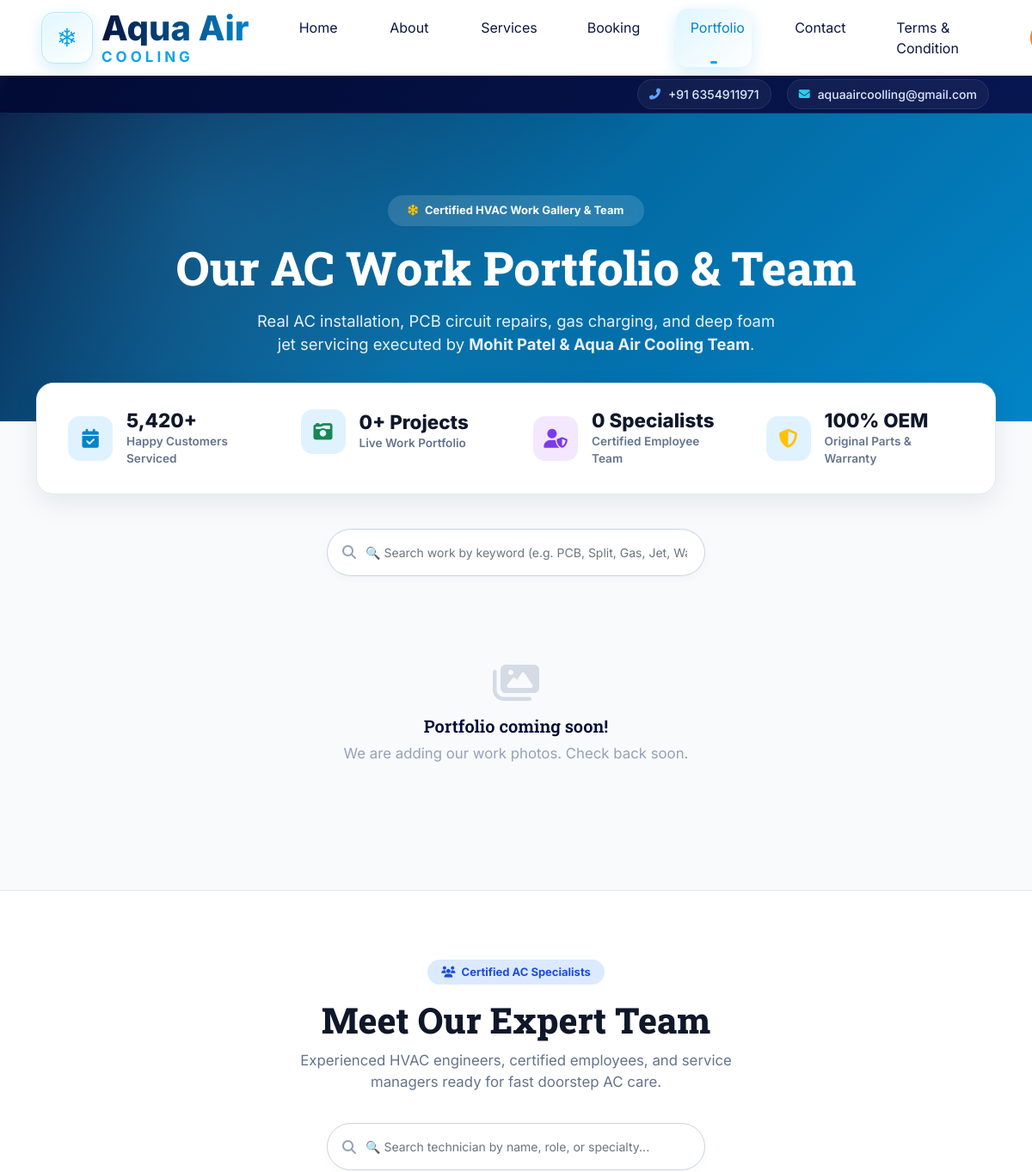
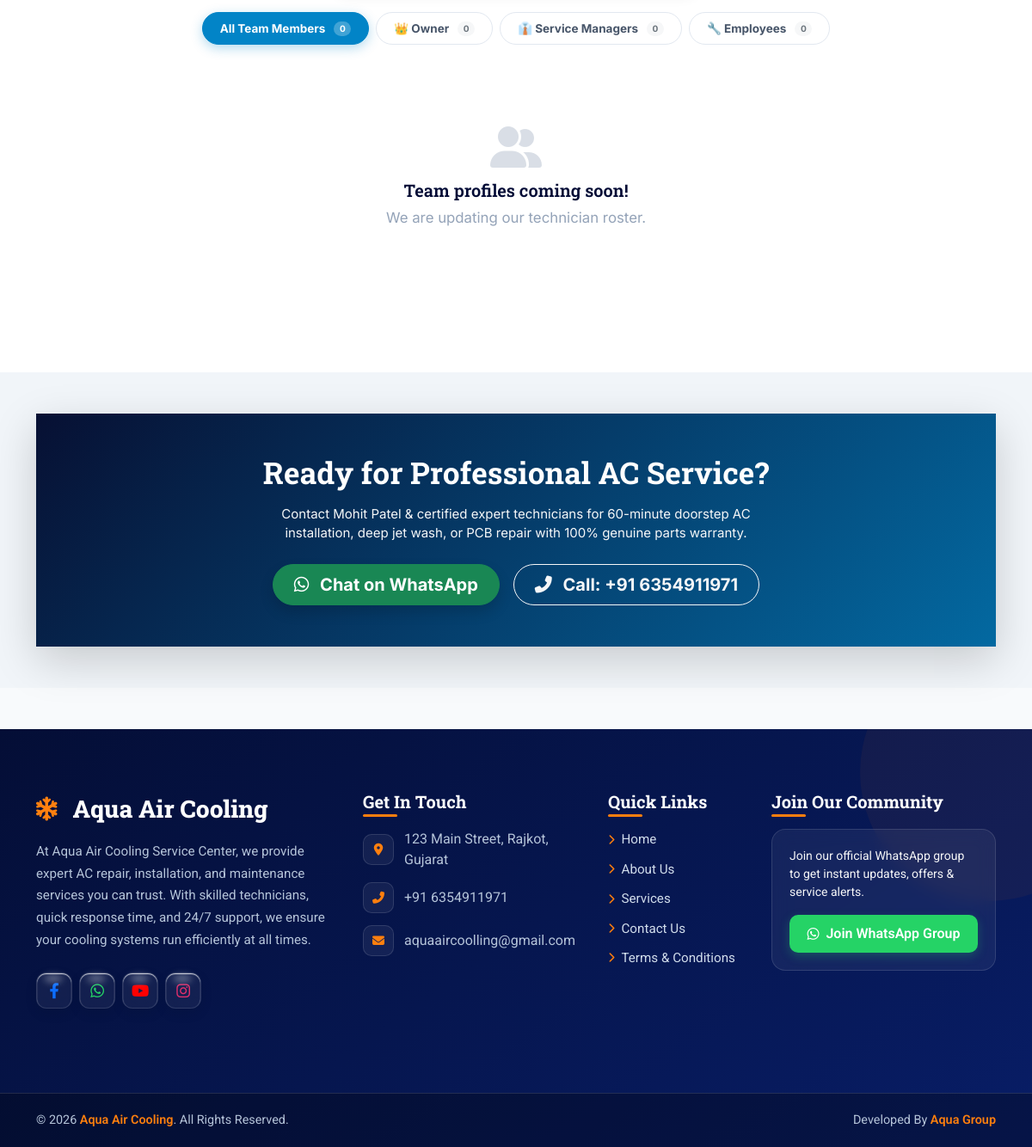
Screenshot of /portfolio.php with the database file from the repository (2 pictures, top to bottom).
### tables this page shows
CREATE TABLE IF NOT EXISTS `contact_info` (
  `id` int(11) NOT NULL DEFAULT 1,
  `page_heading` varchar(255) NOT NULL DEFAULT 'Contact Us',
  `page_subheading` varchar(255) NOT NULL DEFAULT 'We are available for AC Installation, Repair & Maintenance Services.',
  `address` text NOT NULL,
  `phone` varchar(50) NOT NULL DEFAULT '+91 6354911971',
  `email` varchar(100) NOT NULL DEFAULT 'aquaaircooling@gmail.com',
  `working_hours` text NOT NULL,
  `services_text` text NOT NULL,
  `whatsapp_number` varchar(50) NOT NULL DEFAULT '916354911971',
  `updated_at` timestamp NOT NULL DEFAULT current_timestamp() ON UPDATE current_timestamp(),
  PRIMARY KEY (`id`)
);

### portfolio.php (the view, shortened to what the rows shown need)
<?php
require_once 'includes/config.php';
$pf_cnt_q = mysqli_query($conn, "SELECT COUNT(*) as cnt FROM portfolio_items");
if ($pf_cnt_q && mysqli_fetch_assoc($pf_cnt_q)['cnt'] == 0) {
    mysqli_query($conn, "INSERT INTO `portfolio_items` (`title`, `description`, `category`, `image_path`, `display_order`, `is_active`) VALUES
    ('Split AC Outdoor Installation', 'Precision bracket mounting and vibration-dampened installation for high-rise apartments.', 'Installation', 'img/installation.jpg', 1, 1),
    ('Inverter PCB Diagnostics & Repair', 'Advanced motherboard level circuit testing and original compressor inverter PCB repair.', 'Repair', 'img/repair.jpg', 2, 1),
    ('Deep Jet Foam Cleaning', 'High pressure chemical foam wash for cooling coil, blower wheel and drain tray.', 'Cleaning', 'img/cleaning.jpg', 3, 1),
    ('Seasonal Preventive Maintenance', 'Complete 18-point cooling checkup, electrical terminal tightening and filter sanitization.', 'Maintenance', 'img/maintenance.jpg', 4, 1),
    ('Eco-Friendly Refrigerant Gas Refill', 'Nitrogen pressure leak detection, flare nut seal and pure R32/R410A gas top-up.', 'Gas Filling', 'img/gas.jpeg', 5, 1),
    ('Safe AC Uninstallation & Relocation', 'Professional refrigerant pump down into compressor and damage-free wall bracket removal.', 'Installation', 'img/uninstallation.jpg', 6, 1);");
}
$tm_cnt_q = mysqli_query($conn, "SELECT COUNT(*) as cnt FROM team_members");
if ($tm_cnt_q && mysqli_fetch_assoc($tm_cnt_q)['cnt'] == 0) {
    mysqli_query($conn, "INSERT INTO `team_members` (`name`, `designation`, `member_type`, `photo_path`, `description`, `phone`, `display_order`, `is_active`) VALUES
    ('Mohit Patel', 'Founder & Master HVAC Specialist', 'malik', 'img/about-2.jpg', 'Over 8+ years of expertise in high-efficiency cooling, VRF and residential AC systems.', '+91 6354911971', 1, 1),
    ('Rajesh Sharma', 'Service & Operations Manager', 'manager', 'img/about-4.jpg', 'Manages fast technician dispatch, transparent billing and prompt customer satisfaction.', '+91 9876543210', 2, 1),
    ('Suresh Kumar', 'Senior AC Repair Technician', 'karigar', 'img/about-1.jpg', 'Expert in inverter PCB troubleshooting, compressor replacements and copper brazing.', '+91 9823456781', 3, 1),
    ('Amit Verma', 'Installation & Jet Cleaning Specialist', 'karigar', 'img/repair.jpg', 'Certified technician specializing in aesthetic indoor piping and deep jet servicing.', '+91 9812345672', 4, 1);");
}
$contact_phone = '+91 6354911971';
$contact_whatsapp = '916354911971';
$c_info_q = mysqli_query($conn, "SELECT phone, whatsapp_number FROM contact_info WHERE id = 1");
if ($c_info_q && $ci_row = mysqli_fetch_assoc($c_info_q)) {
    if (!empty($ci_row['phone'])) $contact_phone = $ci_row['phone'];
    if (!empty($ci_row['whatsapp_number'])) $contact_whatsapp = $ci_row['whatsapp_number'];
}
?>
<!DOCTYPE html>
<html lang="en">
<head>
    <link href="https://cdnjs.cloudflare.com/ajax/libs/font-awesome/5.10.0/css/all.min.css" rel="stylesheet">
    <link rel="stylesheet" href="https://cdnjs.cloudflare.com/ajax/libs/font-awesome/6.4.0/css/all.min.css">
    <link href="https://cdn.jsdelivr.net/npm/bootstrap-icons@1.4.1/font/bootstrap-icons.css" rel="stylesheet">
    <link href="lib/animate/animate.min.css" rel="stylesheet">
    <link href="css/bootstrap.min.css" rel="stylesheet">
    <link href="css/style.css" rel="stylesheet">
</head>
<body>
<?php include 'includes/topbar.php'; ?>
<section class="portfolio-hero">
    <div class="container">
        <h1>Our AC Work Portfolio & Team</h1>
    </div>
</section>
<section class="team-section" id="team">
    <div class="container">
        <div class="section-title">
            <h2>Meet Our Expert Team</h2>
        </div>
    </div>
</section>
<section class="py-5" style="background: #f1f5f9;">
    <div class="container">
        <div class="p-5 text-center text-white rounded-4 shadow-lg position-relative overflow-hidden"
             style="background: linear-gradient(135deg, #071033 0%, #0369a1 100%);">
            <h2 class="text-white fw-bold mb-3">Ready for Professional AC Service?</h2>
            <div class="d-flex justify-content-center align-items-center gap-3 flex-wrap">
                <a href="https://wa.me/<?= preg_replace('/[^0-9]/','',$contact_whatsapp) ?>?text=Hello%20Aqua%20Air%20Cooling,%20I%20want%20to%20consult%20for%20AC%20service"
                   target="_blank" class="btn btn-success btn-lg rounded-pill px-4 py-2.5 fw-bold shadow">
                    <i class="fab fa-whatsapp me-2"></i> Chat on WhatsApp
                </a>
                <a href="tel:<?= preg_replace('/[^0-9+]/','',$contact_phone) ?>" class="btn btn-outline-light btn-lg rounded-pill px-4 py-2.5 fw-bold">
                    <i class="fas fa-phone-alt me-2"></i> Call: <?= htmlspecialchars($contact_phone) ?>
                </a>
            </div>
        </div>
    </div>
</section>
<?php require_once 'includes/footer.php'; ?>
</body>
</html>

### includes/topbar.php (shortened to what the rows shown need)
<?php
$topbar_phone = '+91 6354911971';
$topbar_email = 'aquaircooling@gmail.com';
if (isset($conn) && $conn) {
    $tb_q = mysqli_query($conn, "SELECT phone, email FROM contact_info WHERE id=1");
    if ($tb_q && $tb_row = mysqli_fetch_assoc($tb_q)) {
        if (!empty($tb_row['phone'])) $topbar_phone = $tb_row['phone'];
        if (!empty($tb_row['email'])) $topbar_email = $tb_row['email'];
    }
}
?>
<div class="topbar">
    <div class="topbar-content">
        <a href="tel:<?php echo preg_replace('/[^0-9+]/', '', $topbar_phone); ?>" class="topbar-item phone-item">
            <i class="fas fa-phone-alt"></i>
            <span><?php echo htmlspecialchars($topbar_phone); ?></span>
        </a>
        <a href="mailto:<?php echo htmlspecialchars($topbar_email); ?>" class="topbar-item email-item">
            <i class="fas fa-envelope"></i>
            <span><?php echo htmlspecialchars($topbar_email); ?></span>
        </a>
    </div>
</div>

### includes/footer.php (shortened to what the rows shown need)
<?php
$footer_address        = 'Rajkot, Gujarat, IND';
$footer_phone          = '+91 6354911971';
$footer_email          = 'aquaaircoolling@gmail.com';
if (isset($conn) && $conn) {
    $ft_contact_q = mysqli_query($conn, "SELECT address, phone, email, whatsapp_number FROM contact_info WHERE id = 1 LIMIT 1");
    if ($ft_contact_q && mysqli_num_rows($ft_contact_q) > 0) {
        $ft_row = mysqli_fetch_assoc($ft_contact_q);
        if (!empty($ft_row['address']))          $footer_address      = $ft_row['address'];
        if (!empty($ft_row['phone']))            $footer_phone        = $ft_row['phone'];
        if (!empty($ft_row['email']))            $footer_email        = $ft_row['email'];
    }
}
?>
<footer class="dynamic-footer mt-5 pt-5">
  <div class="container py-4">
    <div class="row g-4">
      <div class="col-lg-3 col-md-6 mb-4">
        <div class="contact-item">
          <div class="contact-icon"><i class="fas fa-map-marker-alt"></i></div>
          <span><?php echo htmlspecialchars($footer_address); ?></span>
        </div>
        <div class="contact-item">
          <div class="contact-icon"><i class="fas fa-phone-alt"></i></div>
          <span><?php echo htmlspecialchars($footer_phone); ?></span>
        </div>
        <div class="contact-item">
          <div class="contact-icon"><i class="fas fa-envelope"></i></div>
          <span><?php echo htmlspecialchars($footer_email); ?></span>
        </div>
      </div>
    </div>
  </div>
</footer>

### rows the page displays
contact_info: phone "+91 6354911971", email "aquaaircoolling@gmail.com", address "123 Main Street, Rajkot, Gujarat"

### other values shown
$total_bookings_count "5,420"
count($portfolio_items) "0"
$total_team_count "0"
count($team['malik']) "0"
count($team['manager']) "0"
count($team['karigar']) "0"
$footer_company_name "Aqua Air Cooling"
$footer_copyright_name "Aqua Air Cooling"
$footer_developer_name "Aqua Group"
